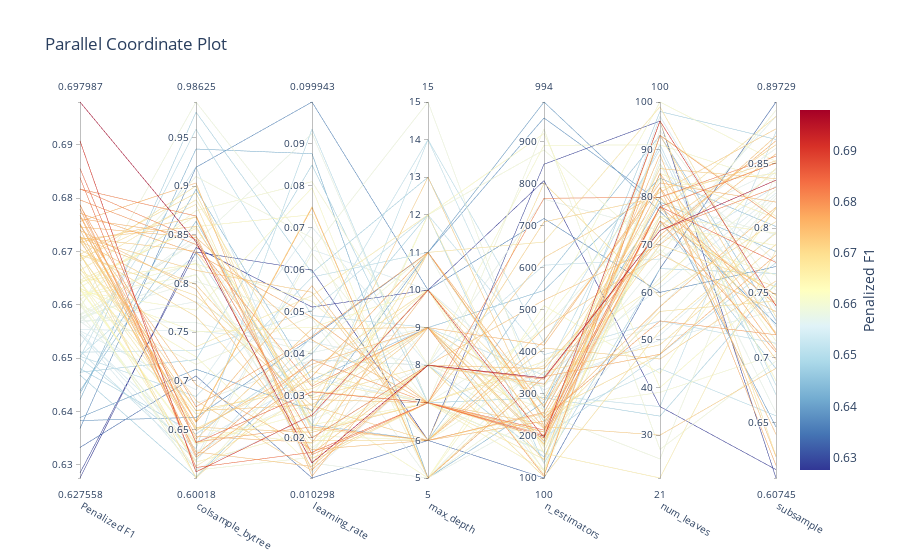

Source (notebook cell):
### Markdown cell above
## 3.3 Quick Demo for Alternative Metrics

The metrics the `tune` method can optimize include
- Classification tasks:
    - auc (default)
    - f1
    - accuracy
- Regression tasks:
    - rmse (default)
    - nrmse
    - mape

### Code cell
best_lgb_f1 = ML_PIPELINE.tune(X_train_full, y_train_full, 
                          algorithm=lgb.LGBMClassifier, 
                          tune_metric='f1',
                          preprocessor=PreProcessor(
                              target_encode_cols=encoding_recommendations["target_encode_cols"],
                          ),
                          param_ranges=lgb_param_ranges,  
                          beta=1,
                          max_evals=100,
                          patience=10,  
                          n_startup_trials=10,
                          verbose=-1,
                          cv=3,
                          cv_variance_penalty=0.3,
                          log_best_model=False)
